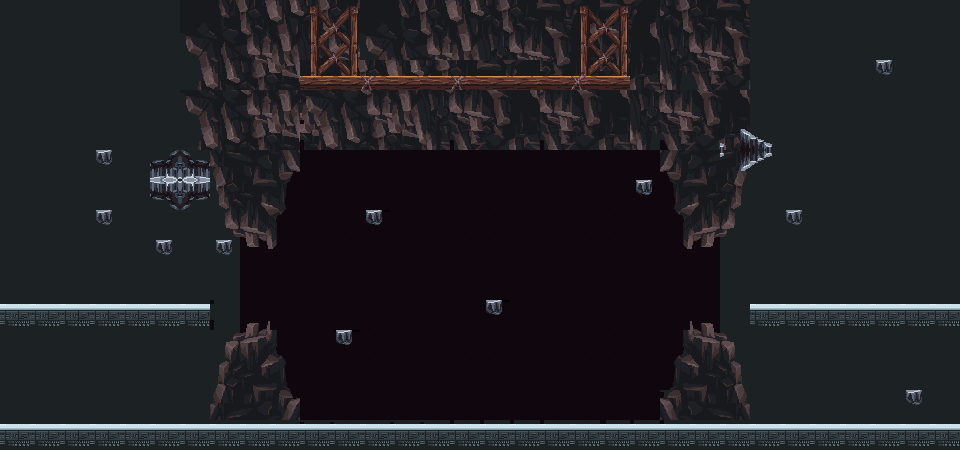

This is a level from a 2D game, rendered from its Tiled map with the project's own tilesets. A one-line summary and the map file follow, with tile-layer data summarised:
An orthogonal 32x15 tile map with 30x30 px tiles, 8 tile layers (background 1, background 4, background 5, background 3, ...), 3 tilesets.

<map version="1.8" tiledversion="1.8.4" orientation="orthogonal" renderorder="right-down" width="32" height="15" tilewidth="30" tileheight="30" infinite="0" nextlayerid="9" nextobjectid="1">
 <tileset firstgid="1" source="../tilesets/sci-fi tilesets.tsx" />
 <tileset firstgid="609" source="../tilesets/background maps/background 2.tsx" />
 <tileset firstgid="1121" source="../tilesets/mainlevel plan 1.tsx" />
 <layer id="2" name="background 1" width="32" height="15">
  <data>[480 cells, 480 non-empty, 26 distinct tile ids]</data>
 </layer>
 <layer id="5" name="background 4" width="32" height="15">
  <data>[480 cells, 167 non-empty, 2 distinct tile ids]</data>
 </layer>
 <layer id="6" name="background 5" width="32" height="15">
  <data>[480 cells, 48 non-empty, 1 distinct tile ids]</data>
 </layer>
 <layer id="4" name="background 3" width="32" height="15">
  <data>[480 cells, 232 non-empty, 25 distinct tile ids]</data>
 </layer>
 <layer id="3" name="background 2" width="32" height="15">
  <data>[480 cells, 162 non-empty, 14 distinct tile ids]</data>
 </layer>
 <layer id="7" name="Tile Layer 7" width="32" height="15">
  <data>[480 cells, 8 non-empty, 4 distinct tile ids]</data>
 </layer>
 <layer id="8" name="support tiles" width="32" height="15">
  <data>[480 cells, 8 non-empty, 4 distinct tile ids]</data>
 </layer>
 <layer id="1" name="Tile Layer 1" width="32" height="15">
  <data>[480 cells, 65 non-empty, 8 distinct tile ids]</data>
 </layer>
</map>
